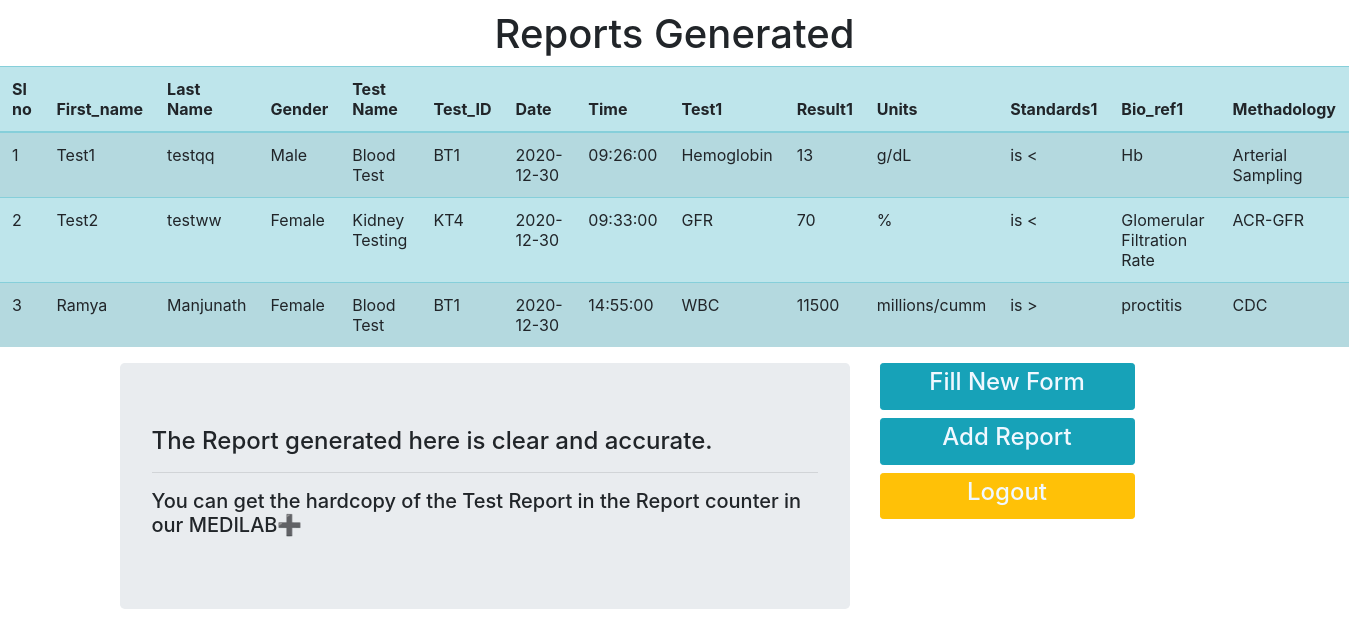
Page /service2.php on the committed database.
### tables this page shows
CREATE TABLE `report` (
  `Sl_no` bigint(250) NOT NULL,
  `First_name` varchar(200) NOT NULL,
  `Last_name` varchar(200) NOT NULL,
  `Gender` varchar(200) NOT NULL,
  `Test_name` varchar(200) NOT NULL,
  `Test_ID` varchar(200) NOT NULL,
  `Date` date NOT NULL,
  `Time` time NOT NULL,
  `Test1` varchar(200) NOT NULL,
  `Result1` varchar(200) NOT NULL,
  `Units` varchar(200) NOT NULL,
  `Standards1` varchar(200) NOT NULL,
  `Bio_ref1` varchar(200) NOT NULL,
  `Methadology` varchar(200) NOT NULL
);

### service2.php (the view, shortened to what this page needs)
<html>
    <head>
    <link rel="stylesheet" href="https://cdn.jsdelivr.net/npm/bootstrap@4.5.3/dist/css/bootstrap.min.css">
    </head>
    <body>
        <div id="dc">
        <h1 class="bg-lite">Reports Generated </h1>
        <table class="table table-striped table-info">
            <thead>
            <tr>
                <th>Sl no</th>
                <th>First_name</th>
                <th>Last Name</th>
                <th>Gender</th>
                <th>Test Name</th>
                <th>Test_ID</th>
                <th>Date</th>
                <th>Time</th>
                <th>Test1</th>
                <th>Result1</th>
                <th>Units</th>
                <th>Standards1</th>
                <th>Bio_ref1</th>
                <th>Methadology</th>
                </tr></thead>
<?php
            include("connection.php");
            $query = "SELECT * FROM report";
            $data = mysqli_query($con,$query);
            $total = mysqli_num_rows($data);
                if($total != 0){
                    while($result = mysqli_fetch_assoc($data)){
                        echo"
                        <tr>
                        <td>".$result['Sl_no']."</td>
                        <td>".$result['First_name']."</td>
                        <td>".$result['Last_name']."</td>
                        <td>".$result['Gender']."</td>
                        <td>".$result['Test_name']."</td>
                        <td>".$result['Test_ID']."</td>
                        <td>".$result['Date']."</td>
                        <td>".$result['Time']."</td>
                        <td>".$result['Test1']."</td>
                        <td>".$result['Result1']."</td>
                        <td>".$result['Units']."</td>
                        <td>".$result['Standards1']."</td>
                        <td>".$result['Bio_ref1']."</td>
                        <td>".$result['Methadology']."</td>
                        </tr>
                        ";
                    }
                }
                else{
                    echo "No recodrs found";
                }
            ?>
        </table>
            </div>
     <div class="container mt-3" >
<div class="row">
<div class="col-md-8 " id="asdf">
    <div id="hd"  class="jumbotron"><h4>The Report generated here is clear and accurate. </h4><hr><h5>You can get the hardcopy of the Test Report in the Report counter in our MEDILAB➕</h5></div>
    <br/><br/>
    </div>
<div class="col-md-3" id="asdf"><button type="submit" class="btn btn-info btn-sm btn-block" id="btt" name="submit"><a href="labtest1.html"><h4>Fill New Form</h4></a></button>
    <button type="submit" class="btn btn-info btn-sm btn-block" id="btt" name="submit"><a href="addrepo.html"><h4>Add Report</h4></a></button>
    <button type="submit" class="btn btn-warning btn-sm btn-block" id="btt" name="submit"><a href="index.html"><h4>Logout</h4></a></button></div>
    </div>
</div>
    </body>
</html>

### service2.php (style rules this page uses)
body { background-image:url(images/slider-bg.png) }
#dc { text-align: center; }
a { color: aliceblue; font-size:20px; }

### rows in the picture
report: Sl_no "1", First_name "Test1", Last_name "testqq", Gender "Male", Test_name "Blood Test", Test_ID "BT1", Date "2020-12-30", Time "09:26:00", Test1 "Hemoglobin", Result1 "13", Units "g/dL", Standards1 "is <", Bio_ref1 "Hb", Methadology "Arterial Sampling"
report: Sl_no "2", First_name "Test2", Last_name "testww", Gender "Female", Test_name "Kidney Testing", Test_ID "KT4", Date "2020-12-30", Time "09:33:00", Test1 "GFR", Result1 "70", Units "%", Standards1 "is <", Bio_ref1 "Glomerular Filtration Rate", Methadology "ACR-GFR"
report: Sl_no "3", First_name "Ramya", Last_name "Manjunath", Gender "Female", Test_name "Blood Test", Test_ID "BT1", Date "2020-12-30", Time "14:55:00", Test1 "WBC", Result1 "11500", Units "millions/cumm", Standards1 "is >", Bio_ref1 "proctitis", Methadology "CDC"
